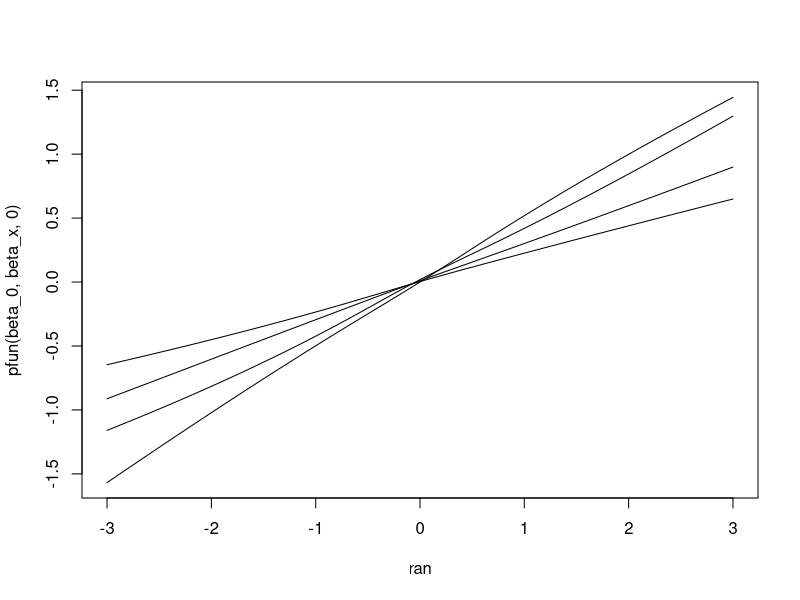

Generate this figure with R:
library(splines)
n <- 1e5
p_0 <- 0.5
beta_x <- 0.5
beta_z <- 1e-0
seed <- 403

set.seed(seed)
beta_0 <- qlogis(p_0)
print(beta_0)

x <- rnorm(n)
z <- rnorm(n)

ran <- seq(-3, 3, length.out=201)
pfun <- function(beta_0, beta_x, beta_z){

	o <- beta_0 + beta_x*x + beta_z*z
	res <- rbinom(n, size=1, prob=plogis(o))
	smod <- glm(res ~ ns(x, 4), family="binomial")
	return(predict(smod
		, newdat=data.frame(x=ran)
	))
}

plot(ran, pfun(beta_0, beta_x, 0), type="l")

for(beta_z in 1:3){
	lines(ran, pfun(beta_0, beta_x, beta_z))
}
